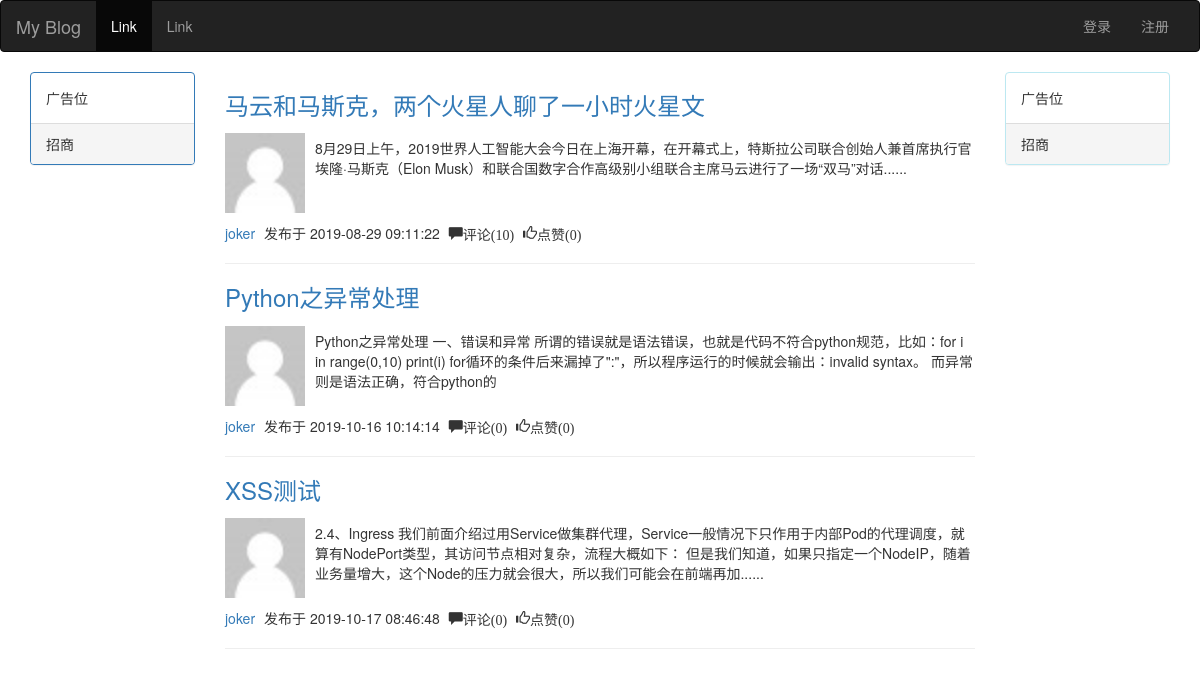
The app's page /index/ with its own data.
### blog/models.py (models this page shows, shortened)
class Article(models.Model):
    nid = models.AutoField(primary_key=True)
    title = models.CharField(max_length=50)  # 文章标题
    desc = models.CharField(max_length=255)  # 文章描述
    create_time = models.DateTimeField(auto_now_add=True)  # 创建时间
    comments_count = models.IntegerField(verbose_name="评论数", default=0)
    up_count = models.IntegerField(verbose_name="点赞数", default=0)
    down_count = models.IntegerField(verbose_name="点踩数", default=0)
    category = models.ForeignKey(to="Category", to_field="nid", null=True)
    user = models.ForeignKey(to="UserInfo", to_field="nid")
    tags = models.ManyToManyField(  # 中介模型
        to="Tag",
        through="Article2Tag",
        through_fields=("article", "tag"),  # 注意顺序！！！
    )

class UserInfo(AbstractUser):
    nid = models.AutoField(primary_key=True)
    phone = models.CharField(max_length=11, null=True, unique=True)
    avatar = models.FileField(upload_to="avatars/", default="avatars/default.png", verbose_name="头像")
    create_time = models.DateTimeField(auto_now_add=True)
    blog = models.OneToOneField(to="Blog", to_field="nid", null=True)

### blog/views.py (the view)
# urls.py: url(r'^index/', views.index),
def index(request):
    article_list = models.Article.objects.all()
    return render(request, "index.html", {"article_list": article_list})

### templates/index.html (shortened to what this page needs)
<!DOCTYPE html>
<html lang="en">
<head>
    <link rel="stylesheet" href="/static/bootstrap/css/bootstrap.min.css">
    <link rel="stylesheet" href="/static/mystyle.css">
</head>
<body>
<nav class="navbar navbar-inverse">
    <div class="container-fluid">
        <div class="navbar-header">
            <a class="navbar-brand" href="#">My Blog</a>
        </div>
        <div class="collapse navbar-collapse" id="bs-example-navbar-collapse-1">
            <ul class="nav navbar-nav">
                <li class="active"><a href="#">Link <span class="sr-only">(current)</span></a></li>
                <li><a href="#">Link</a></li>
            </ul>
            <ul class="nav navbar-nav navbar-right">
                {% if request.user.username %}
                    <li><a href="/blog/{{ request.user.username }}">{{ request.user.username }}</a></li>
                    <li class="dropdown">
                        <a href="#" class="dropdown-toggle" data-toggle="dropdown" role="button" aria-haspopup="true"
                           aria-expanded="false">个人中心 <span class="caret"></span></a>
                        <ul class="dropdown-menu">
                            <li><a href="#">Action</a></li>
                            <li><a href="#">Another action</a></li>
                            <li><a href="#">Something else here</a></li>
                            <li role="separator" class="divider"></li>
                            <li><a href="/logout/">注销</a></li>
                        </ul>
                    </li>
                {% else %}
                    <li><a href="/login/">登录</a></li>
                    <li><a href="/register/">注册</a></li>
                {% endif %}
            </ul>
        </div>
    </div>
</nav>
<div class="container">
    <div class="row">
        <div class="col-md-2">
            <div class="panel panel-primary">
                <div class="panel-body">
                    广告位
                </div>
                <div class="panel-footer">招商</div>
            </div>
        </div>
        <div class="col-md-8">
            <div class="article-list">
                {% for article in article_list %}
                    <div class="article">
                        <h3><a href="/blog/{{ article.user.username }}/{{ article.pk }}/">{{ article.title }}</a></h3>
                        <div class="media">
                            <div class="media-left">
                                <a href="#">
                                    <img class="media-object author-img" src="/media/{{ article.user.avatar }}"
                                         alt="...">
                                </a>
                            </div>
                            <div class="media-body">
                                <p>{{ article.desc }}</p>
                            </div>
                        </div>
                        <div class="article-footer">
                            <span><a href="/blog/{{ article.user.username }}/">{{ article.user.username }}</a></span>
                            <span>发布于&nbsp;{{ article.create_time | date:'Y-m-d H:i:s' }}</span>
                            <span class="glyphicon glyphicon-comment">评论({{ article.comments_count }})</span>
                            <span class="glyphicon glyphicon-thumbs-up">点赞({{ article.up_count }})</span>
                        </div>
                        <hr>
                    </div>
                {% endfor %}
            </div>
        </div>
        <div class="col-md-2">
            <div class="panel panel-info">
                <div class="panel-body">
                    广告位
                </div>
                <div class="panel-footer">招商</div>
            </div>
        </div>
    </div>
</div>
</body>
</html>

### static/mystyle.css (style rules this page uses)
.author-img { width: 80px; height: 80px; }
.article-footer span { margin-right: 5px; }
.article-footer { margin-top: 10px; }

### records on screen
Article: title "马云和马斯克，两个火星人聊了一小时火星文", user.avatar (placeholder picture), desc "8月29日上午，2019世界人工智能大会今日在上海开幕，在开幕式上，特斯拉公司联合创始人兼首席执行官埃隆·马斯克（Elon Musk）和联合国数字合作高级别小组联合主席马云进行了一场“双马”对话......", user.username "joker", create_time "2019-08-29 09:11:22", comments_count "10", up_count "0"
Article: title "Python之异常处理", user.avatar (placeholder picture), desc "Python之异常处理 一、错误和异常 所谓的错误就是语法错误，也就是代码不符合python规范，比如：for i in range(0,10) print(i) for循环的条件后来漏掉了\":\"，所以程序运行的时候就会输出：invalid syntax。 而异常则是语法正确，符合python的", user.username "joker", create_time "2019-10-16 10:14:14", comments_count "0", up_count "0"
Article: title "XSS测试", user.avatar (placeholder picture), desc "2.4、Ingress 我们前面介绍过用Service做集群代理，Service一般情况下只作用于内部Pod的代理调度，就算有NodePort类型，其访问节点相对复杂，流程大概如下： 但是我们知道，如果只指定一个NodeIP，随着业务量增大，这个Node的压力就会很大，所以我们可能会在前端再加......", user.username "joker", create_time "2019-10-17 08:46:48", comments_count "0", up_count "0"
